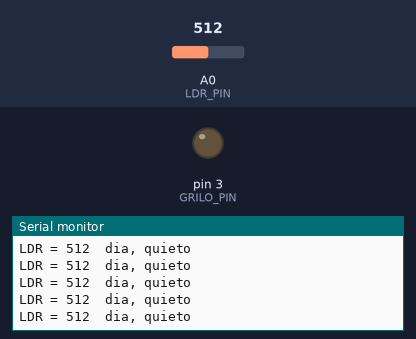
This sketch was run on a simulated Arduino Nano, built with avr-gcc and run on an emulated ATmega328P. Parts: output pins drawn as LEDs (lit = HIGH), the last lines printed to the serial monitor. The test bench sets the inputs (shaded band); at power-on: A0 (LDR_PIN) = 512. Random numbers use the default seed unless the sketch sets one.

Above: at 1.2 s.
1.3 s: A0 (LDR_PIN) set to 585
At 1.31 s:
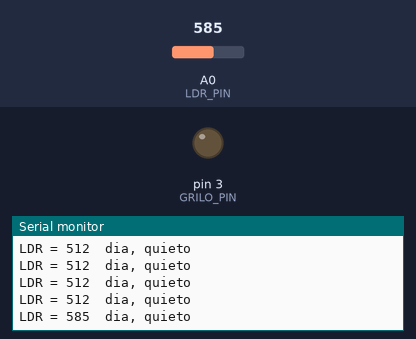
2.8 s: A0 (LDR_PIN) set to 612
At 2.82 s:
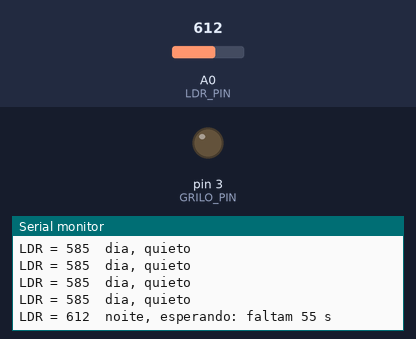
Timing chart, 0 to 5.8 s (numbered marks = the images above; inputs shaded):
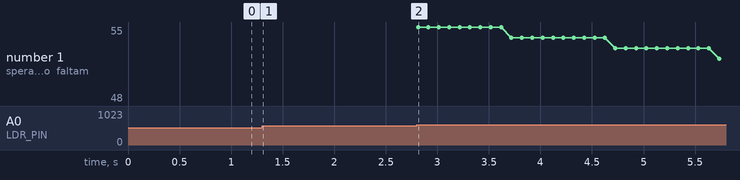

Measured:
- the behaviour switches between 600 and 601 on A0 (LDR_PIN) (found by bisection; images 1 and 2)
- after the input at 1.3 s, the serial monitor: prints a new line at once (image 1)
- after the input at 2.8 s, the serial monitor: prints a new line at once (image 2)

The sketch:

grilo_infernal.ino
```cpp
// GRILO INFERNAL - camada 1: atraso sorteado ao escurecer
//
// Apagou a luz: espera um tempo sorteado (20 s a 1 min) e só então começa a grilar.
// Acendeu a luz: cala na hora. Apagou de novo: sorteia outro atraso.
//
// LIGAÇÕES
//   D3  -> resistor de 1 kΩ -> pino 4 (reset) do 555 nº 3
//   A0  -> junção do resistor de 47 kΩ (aos 5 V do Nano) com o LDR (ao GND)
//   VIN -> +9 V      GND -> negativo da fonte

#define LDR_PIN   A0
#define GRILO_PIN 3

#define LIMIAR_ESCURO 600   // acima disto, é noite
#define LIMIAR_CLARO  450   // abaixo disto, é dia (a faixa entre os dois mantém o estado anterior)

#define MODO_DEMO    0      // 1 = atraso curto, para gravar e testar; 0 = tempos reais
#define DEBUG_SERIAL 1      // 1 = mostra leitura e estado no Monitor Serial (9600)

#if MODO_DEMO
  #define ATRASO_MIN 3000UL     // 3 a 6 segundos
  #define ATRASO_MAX 6000UL
#else
  #define ATRASO_MIN 20000UL    // 20 segundos a 1 minuto
  #define ATRASO_MAX 60000UL
#endif

enum Estado { DIA, ESPERANDO, CANTANDO };
Estado estado = DIA;

bool escuro = false;              // decisão dia/noite, já com a zona morta
unsigned long inicioEspera = 0;   // quando escureceu
unsigned long atraso = 0;         // atraso sorteado para esta noite

void setup() {
  pinMode(GRILO_PIN, OUTPUT);
  digitalWrite(GRILO_PIN, LOW);   // começa calado

#if DEBUG_SERIAL
  Serial.begin(9600);
#endif
}

void loop() {
  int leitura = analogRead(LDR_PIN);
  unsigned long agora = millis();

  // Dia ou noite, com os dois limiares
  if (!escuro && leitura > LIMIAR_ESCURO) escuro = true;
  else if (escuro && leitura < LIMIAR_CLARO) escuro = false;

  if (!escuro) {
    // Luz acesa: cala na hora, em qualquer estado
    digitalWrite(GRILO_PIN, LOW);
    estado = DIA;
  }
  else if (estado == DIA) {
    // Acabou de escurecer: sorteia o atraso
    randomSeed(micros());         // o instante em que a luz apagou serve de semente
    atraso = random(ATRASO_MIN, ATRASO_MAX + 1);
    inicioEspera = agora;
    estado = ESPERANDO;
  }
  else if (estado == ESPERANDO && agora - inicioEspera >= atraso) {
    // Passou o atraso: solta o grilo
    digitalWrite(GRILO_PIN, HIGH);
    estado = CANTANDO;
  }

#if DEBUG_SERIAL
  Serial.print("LDR = ");
  Serial.print(leitura);
  if (estado == DIA) {
    Serial.println("  dia, quieto");
  } else if (estado == ESPERANDO) {
    Serial.print("  noite, esperando: faltam ");
    Serial.print((atraso - (agora - inicioEspera)) / 1000);
    Serial.println(" s");
  } else {
    Serial.println("  noite, cantando");
  }
#endif

  delay(100);
}
```
